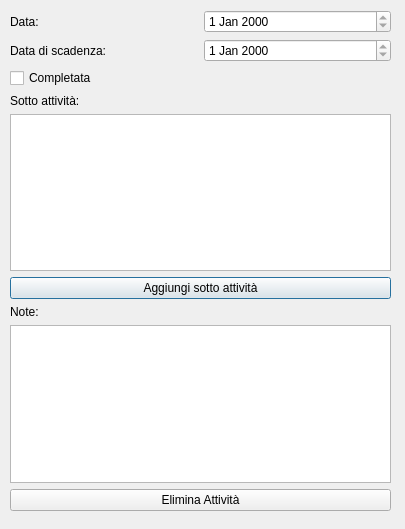
<?xml version="1.0" encoding="UTF-8"?>
<ui version="4.0">
 <class>ActivityView</class>
 <widget class="QDialog" name="ActivityView">
  <property name="geometry">
   <rect>
    <x>0</x>
    <y>0</y>
    <width>405</width>
    <height>529</height>
   </rect>
  </property>
  <property name="windowTitle">
   <string>Dialog</string>
  </property>
  <widget class="QWidget" name="verticalLayoutWidget_3">
   <property name="geometry">
    <rect>
     <x>10</x>
     <y>10</y>
     <width>381</width>
     <height>501</height>
    </rect>
   </property>
   <layout class="QVBoxLayout" name="verticalLayout_3">
    <item>
     <layout class="QVBoxLayout" name="verticalLayout">
      <item>
       <layout class="QHBoxLayout" name="horizontalLayout">
        <item>
         <widget class="QLabel" name="DateLabel">
          <property name="text">
           <string>Data:</string>
          </property>
         </widget>
        </item>
        <item>
         <widget class="QDateEdit" name="DateEdit">
          <property name="readOnly">
           <bool>true</bool>
          </property>
         </widget>
        </item>
       </layout>
      </item>
      <item>
       <layout class="QHBoxLayout" name="horizontalLayout_2">
        <item>
         <widget class="QLabel" name="DeadlineDateLabel">
          <property name="text">
           <string>Data di scadenza:</string>
          </property>
         </widget>
        </item>
        <item>
         <widget class="QDateEdit" name="DeadlineDateEdit">
          <property name="readOnly">
           <bool>true</bool>
          </property>
         </widget>
        </item>
       </layout>
      </item>
      <item>
       <widget class="QCheckBox" name="CompletedCheckBox">
        <property name="enabled">
         <bool>true</bool>
        </property>
        <property name="text">
         <string>Completata</string>
        </property>
        <property name="checkable">
         <bool>true</bool>
        </property>
        <property name="checked">
         <bool>false</bool>
        </property>
       </widget>
      </item>
      <item>
       <layout class="QHBoxLayout" name="horizontalLayout_3">
        <item>
         <widget class="QLabel" name="SubActivityLabel">
          <property name="text">
           <string>Sotto attività:</string>
          </property>
         </widget>
        </item>
       </layout>
      </item>
     </layout>
    </item>
    <item>
     <widget class="QListWidget" name="SubActivityListWidget">
      <property name="editTriggers">
       <set>QAbstractItemView::CurrentChanged|QAbstractItemView::DoubleClicked|QAbstractItemView::EditKeyPressed</set>
      </property>
      <property name="alternatingRowColors">
       <bool>true</bool>
      </property>
     </widget>
    </item>
    <item>
     <widget class="QPushButton" name="AddSubactivityButton">
      <property name="text">
       <string>Aggiungi sotto attività</string>
      </property>
     </widget>
    </item>
    <item>
     <layout class="QVBoxLayout" name="verticalLayout_2">
      <item>
       <widget class="QLabel" name="NoteLabel">
        <property name="text">
         <string>Note:</string>
        </property>
       </widget>
      </item>
      <item>
       <widget class="QTextEdit" name="NoteEdit">
        <property name="readOnly">
         <bool>true</bool>
        </property>
       </widget>
      </item>
     </layout>
    </item>
    <item>
     <widget class="QPushButton" name="DeleteButton">
      <property name="text">
       <string>Elimina Attività</string>
      </property>
     </widget>
    </item>
   </layout>
  </widget>
 </widget>
 <resources/>
 <connections/>
</ui>
